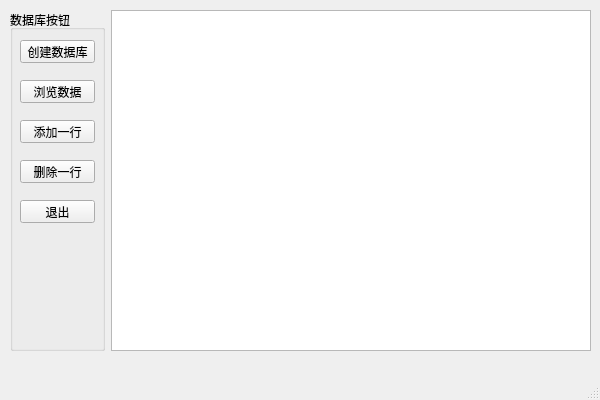
<?xml version="1.0" encoding="UTF-8"?>
<ui version="4.0">
 <class>mainWindow</class>
 <widget class="QMainWindow" name="mainWindow">
  <property name="geometry">
   <rect>
    <x>0</x>
    <y>0</y>
    <width>600</width>
    <height>400</height>
   </rect>
  </property>
  <property name="windowTitle">
   <string>林旭东-在PyQt5中使用数据库</string>
  </property>
  <property name="windowIcon">
   <iconset>
    <normaloff>images/LOGO.ico</normaloff>images/LOGO.ico</iconset>
  </property>
  <widget class="QWidget" name="centralwidget">
   <widget class="QWidget" name="gridLayoutWidget">
    <property name="geometry">
     <rect>
      <x>10</x>
      <y>10</y>
      <width>581</width>
      <height>341</height>
     </rect>
    </property>
    <layout class="QGridLayout" name="gridLayout">
     <item row="0" column="1">
      <widget class="QTableView" name="tableView"/>
     </item>
     <item row="0" column="0">
      <widget class="QGroupBox" name="groupBox">
       <property name="minimumSize">
        <size>
         <width>95</width>
         <height>0</height>
        </size>
       </property>
       <property name="title">
        <string>数据库按钮</string>
       </property>
       <widget class="QPushButton" name="b_create_db">
        <property name="geometry">
         <rect>
          <x>10</x>
          <y>30</y>
          <width>75</width>
          <height>23</height>
         </rect>
        </property>
        <property name="text">
         <string>创建数据库</string>
        </property>
       </widget>
       <widget class="QPushButton" name="b_view_data">
        <property name="geometry">
         <rect>
          <x>10</x>
          <y>70</y>
          <width>75</width>
          <height>23</height>
         </rect>
        </property>
        <property name="text">
         <string>浏览数据</string>
        </property>
       </widget>
       <widget class="QPushButton" name="b_add_row">
        <property name="geometry">
         <rect>
          <x>10</x>
          <y>110</y>
          <width>75</width>
          <height>23</height>
         </rect>
        </property>
        <property name="text">
         <string>添加一行</string>
        </property>
       </widget>
       <widget class="QPushButton" name="b_delete_row">
        <property name="geometry">
         <rect>
          <x>10</x>
          <y>150</y>
          <width>75</width>
          <height>23</height>
         </rect>
        </property>
        <property name="text">
         <string>删除一行</string>
        </property>
       </widget>
       <widget class="QPushButton" name="b_close">
        <property name="geometry">
         <rect>
          <x>10</x>
          <y>190</y>
          <width>75</width>
          <height>23</height>
         </rect>
        </property>
        <property name="text">
         <string>退出</string>
        </property>
       </widget>
      </widget>
     </item>
    </layout>
   </widget>
  </widget>
  <widget class="QMenuBar" name="menubar">
   <property name="geometry">
    <rect>
     <x>0</x>
     <y>0</y>
     <width>600</width>
     <height>23</height>
    </rect>
   </property>
  </widget>
  <widget class="QStatusBar" name="statusbar"/>
 </widget>
 <resources/>
 <connections/>
</ui>
